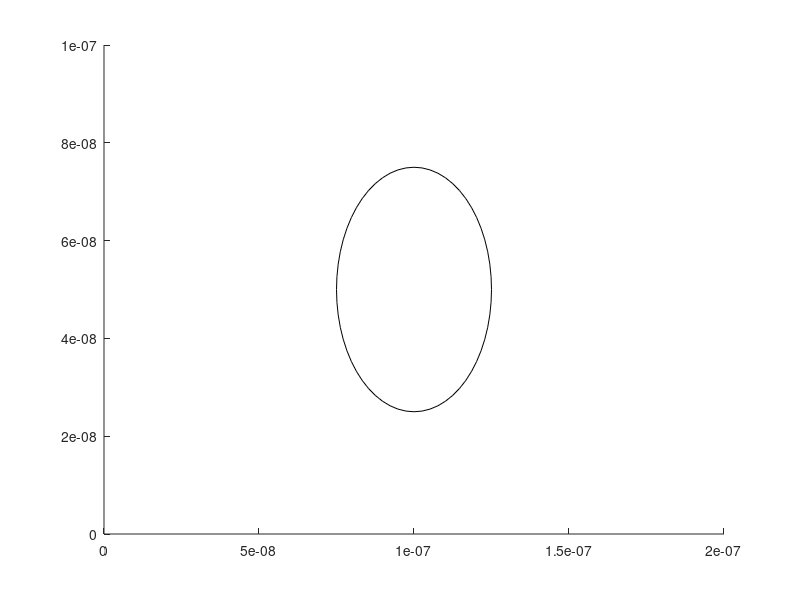

Write the MATLAB code that produced this figure. (Note: this script raises an error after producing the figure.)
%ELEC4700 Assignment 1
%Zachary St. Pierre
%101094217



%-------------------------------------------------------------------------%
clc;
clear;
close all;




%-------------------------------------------------------------------------%
%Variables%

N_e = 100;  %number of electrons
N_plot = randi(N_e, 5, 1);  %number of electrons to plot

m_0 = 9.1093837015e-31;
m_n = 0.26 * m_0;      % mass of electrons

c_bolt = 1.381e-23;
Temp = 300; 

size_x = 200e-9; %length of region
size_y = 100e-9; %width of region

t_mn = 0.2e-12;

%define circle

r = 25e-9;
pos = [size_x/2-r size_y/2-r r*2 r*2];
rectangle('Position',pos,'Curvature',[1 1]);
hold on
axis([0 size_x 0 size_y])

%duration and time step
nT = 5e-15;
T = 100*nT;


%probability of scatter

Pscat = 1 - exp(-nT/t_mn);
%Pscat = 0.5;
Pscatter = [];

%velocity

Vth = sqrt(2.*c_bolt.*Temp./m_n)

Vx = [];
Vy = [];

% position
Px = [];
Py = []; 
%-------------------------------------------------------------------------%

%Create random points%
Px = rand(N_e,1)*size_x;
Py = rand(N_e,1)*size_y;

Vx = randn(N_e,1) * Vth;
Vy = randn(N_e,1) * Vth;


P_inside_circle = (Px - size_x/2-r).^2 + (Py - size_y/2-r).^2 < r^2; 

while sum(P_inside_circle) > 0
    Px(P_inside_circle) = rand(1)*size_x;
    Py(P_inside_circle) = rand(1)*size_y;

    P_inside_circle = (Px - size_x/2-r).^2 + (Py - size_y/2-r).^2 < r^2; 

end

for i = 1:1000

   Pscatter = rand(N_e,1);

   Px_old = Px;
   Py_old = Py;

   P_scatter_locations = Pscatter < Pscat;
   Vy(P_scatter_locations) = randn(1) * Vth;
   Vx(P_scatter_locations) = randn(1) * Vth;
    

   Px = Px_old + (Vx * nT);
   Py = Py_old + (Vy * nT);

   Px_outside_right = Px > size_x;
   Px_outside_left  = Px < 0;

   Py_top = Py > size_y;
   Py_bottom = Py < 0;


   P_inside_circle = (Px - size_x/2-r).^2 + (Py - size_y/2-r).^2 < r^2;
   
   normal_x = Px(P_inside_circle) - size_x/2;
   normal_y = Px(P_inside_circle) - size_y/2;

   phi = atan2d(normal_x.*Py(P_inside_circle) - normal_y.*Px(P_inside_circle), normal_x.*Px(P_inside_circle) + normal_y.*Py(P_inside_circle));
   
   Pxy_normal = [Px(P_inside_circle) Py(P_inside_circle)];
   normal_xy = [normal_x normal_y];

   
   


   Px(Px_outside_right) = Px(Px_outside_right) - size_x;
   Px(Px_outside_left) = Px(Px_outside_left) + size_x;

   Px_old(Px_outside_right) = Px_old(Px_outside_right) - size_x;
   Px_old(Px_outside_left) = Px_old(Px_outside_left) + size_x;

  

   Vy(Py_top) = Vy(Py_top) * -1;
   Vy(Py_bottom) = Vy(Py_bottom) * -1;
  
  


   for j = 1: length(N_plot)
    plot([Px_old(N_plot(j)) Px(N_plot(j))]',[Py_old(N_plot(j)) Py(N_plot(j))]','SeriesIndex',j)
    hold on
   end 






    pause(0.01)
end

